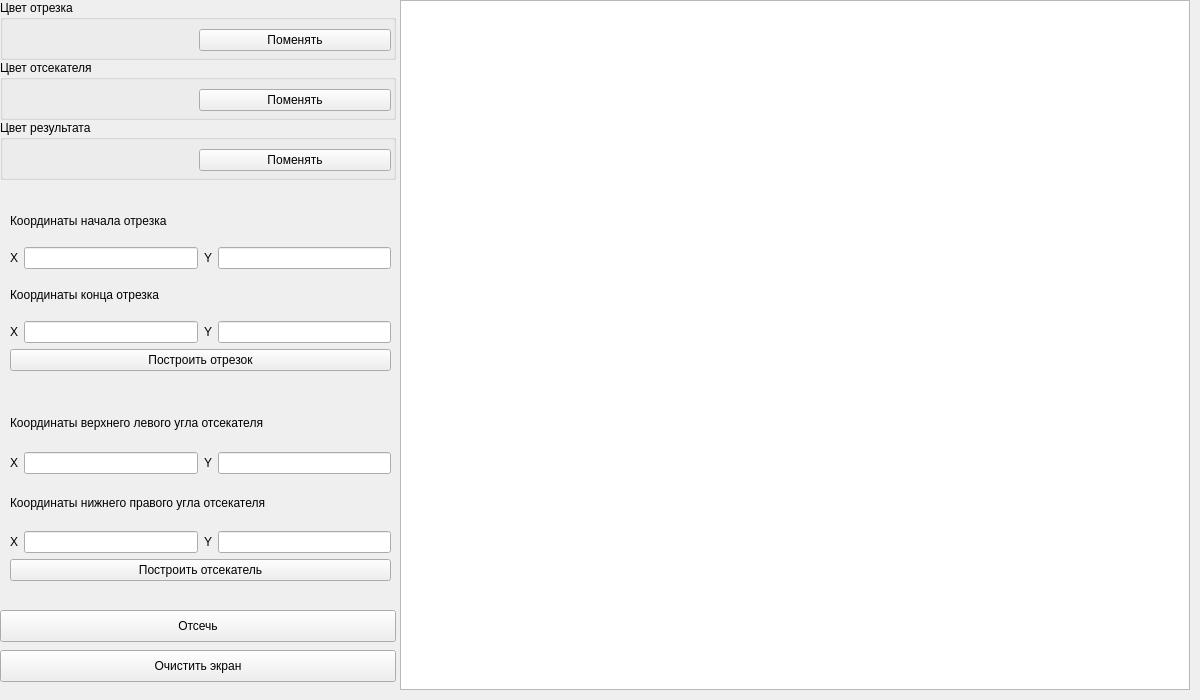
<?xml version="1.0" encoding="UTF-8"?>
<ui version="4.0">
 <class>MainWindow</class>
 <widget class="QMainWindow" name="MainWindow">
  <property name="geometry">
   <rect>
    <x>0</x>
    <y>0</y>
    <width>1200</width>
    <height>700</height>
   </rect>
  </property>
  <property name="windowTitle">
   <string>MainWindow</string>
  </property>
  <widget class="QWidget" name="centralwidget">
   <widget class="QGraphicsView" name="graphicsView">
    <property name="geometry">
     <rect>
      <x>400</x>
      <y>0</y>
      <width>790</width>
      <height>690</height>
     </rect>
    </property>
    <property name="minimumSize">
     <size>
      <width>740</width>
      <height>690</height>
     </size>
    </property>
   </widget>
   <widget class="QGroupBox" name="groupBox">
    <property name="geometry">
     <rect>
      <x>0</x>
      <y>0</y>
      <width>396</width>
      <height>60</height>
     </rect>
    </property>
    <property name="maximumSize">
     <size>
      <width>16777215</width>
      <height>60</height>
     </size>
    </property>
    <property name="title">
     <string>Цвет отрезка</string>
    </property>
    <widget class="QWidget" name="horizontalLayoutWidget_2">
     <property name="geometry">
      <rect>
       <x>0</x>
       <y>20</y>
       <width>391</width>
       <height>41</height>
      </rect>
     </property>
     <layout class="QHBoxLayout" name="horizontalLayout_2">
      <item>
       <widget class="QWidget" name="line_color_preview" native="true"/>
      </item>
      <item>
       <widget class="QPushButton" name="btn_line_color_change">
        <property name="text">
         <string>Поменять</string>
        </property>
       </widget>
      </item>
     </layout>
    </widget>
   </widget>
   <widget class="QGroupBox" name="groupBox_2">
    <property name="geometry">
     <rect>
      <x>0</x>
      <y>60</y>
      <width>396</width>
      <height>60</height>
     </rect>
    </property>
    <property name="maximumSize">
     <size>
      <width>16777215</width>
      <height>60</height>
     </size>
    </property>
    <property name="title">
     <string>Цвет отсекателя</string>
    </property>
    <widget class="QWidget" name="horizontalLayoutWidget_3">
     <property name="geometry">
      <rect>
       <x>0</x>
       <y>20</y>
       <width>391</width>
       <height>41</height>
      </rect>
     </property>
     <layout class="QHBoxLayout" name="horizontalLayout_3">
      <item>
       <widget class="QWidget" name="rect_color_preview" native="true"/>
      </item>
      <item>
       <widget class="QPushButton" name="btn_rect_color_change">
        <property name="text">
         <string>Поменять</string>
        </property>
       </widget>
      </item>
     </layout>
    </widget>
   </widget>
   <widget class="QPushButton" name="btn_cut">
    <property name="geometry">
     <rect>
      <x>0</x>
      <y>610</y>
      <width>396</width>
      <height>32</height>
     </rect>
    </property>
    <property name="text">
     <string>Отсечь</string>
    </property>
   </widget>
   <widget class="QPushButton" name="btn_clear">
    <property name="geometry">
     <rect>
      <x>0</x>
      <y>650</y>
      <width>396</width>
      <height>32</height>
     </rect>
    </property>
    <property name="text">
     <string>Очистить экран</string>
    </property>
   </widget>
   <widget class="QGroupBox" name="groupBox_3">
    <property name="geometry">
     <rect>
      <x>0</x>
      <y>120</y>
      <width>396</width>
      <height>60</height>
     </rect>
    </property>
    <property name="maximumSize">
     <size>
      <width>16777215</width>
      <height>60</height>
     </size>
    </property>
    <property name="title">
     <string>Цвет результата</string>
    </property>
    <widget class="QWidget" name="horizontalLayoutWidget_4">
     <property name="geometry">
      <rect>
       <x>0</x>
       <y>20</y>
       <width>391</width>
       <height>41</height>
      </rect>
     </property>
     <layout class="QHBoxLayout" name="horizontalLayout_4">
      <item>
       <widget class="QWidget" name="result_color_preview" native="true"/>
      </item>
      <item>
       <widget class="QPushButton" name="btn_result_color_change">
        <property name="text">
         <string>Поменять</string>
        </property>
       </widget>
      </item>
     </layout>
    </widget>
   </widget>
   <widget class="QWidget" name="">
    <property name="geometry">
     <rect>
      <x>10</x>
      <y>200</y>
      <width>381</width>
      <height>171</height>
     </rect>
    </property>
    <layout class="QVBoxLayout" name="verticalLayout">
     <item>
      <widget class="QLabel" name="label">
       <property name="text">
        <string>Координаты начала отрезка</string>
       </property>
      </widget>
     </item>
     <item>
      <layout class="QHBoxLayout" name="horizontalLayout_12">
       <item>
        <widget class="QLabel" name="label_6">
         <property name="text">
          <string>X</string>
         </property>
        </widget>
       </item>
       <item>
        <widget class="QLineEdit" name="input_x_s_line"/>
       </item>
       <item>
        <widget class="QLabel" name="label_7">
         <property name="text">
          <string>Y</string>
         </property>
        </widget>
       </item>
       <item>
        <widget class="QLineEdit" name="input_y_s_line"/>
       </item>
      </layout>
     </item>
     <item>
      <widget class="QLabel" name="label_2">
       <property name="text">
        <string>Координаты конца отрезка</string>
       </property>
      </widget>
     </item>
     <item>
      <layout class="QHBoxLayout" name="horizontalLayout_11">
       <item>
        <widget class="QLabel" name="label_4">
         <property name="text">
          <string>X</string>
         </property>
        </widget>
       </item>
       <item>
        <widget class="QLineEdit" name="input_x_e_line"/>
       </item>
       <item>
        <widget class="QLabel" name="label_5">
         <property name="text">
          <string>Y</string>
         </property>
        </widget>
       </item>
       <item>
        <widget class="QLineEdit" name="input_y_e_line"/>
       </item>
      </layout>
     </item>
     <item>
      <widget class="QPushButton" name="btn_add_line">
       <property name="text">
        <string>Построить отрезок</string>
       </property>
      </widget>
     </item>
    </layout>
   </widget>
   <widget class="QWidget" name="">
    <property name="geometry">
     <rect>
      <x>10</x>
      <y>400</y>
      <width>381</width>
      <height>181</height>
     </rect>
    </property>
    <layout class="QVBoxLayout" name="verticalLayout_2">
     <item>
      <widget class="QLabel" name="label_3">
       <property name="text">
        <string>Координаты верхнего левого угла отсекателя</string>
       </property>
      </widget>
     </item>
     <item>
      <layout class="QHBoxLayout" name="horizontalLayout_13">
       <item>
        <widget class="QLabel" name="label_8">
         <property name="text">
          <string>X</string>
         </property>
        </widget>
       </item>
       <item>
        <widget class="QLineEdit" name="input_x_s_rect"/>
       </item>
       <item>
        <widget class="QLabel" name="label_9">
         <property name="text">
          <string>Y</string>
         </property>
        </widget>
       </item>
       <item>
        <widget class="QLineEdit" name="input_y_s_rect"/>
       </item>
      </layout>
     </item>
     <item>
      <widget class="QLabel" name="label_12">
       <property name="text">
        <string>Координаты нижнего правого угла отсекателя</string>
       </property>
      </widget>
     </item>
     <item>
      <layout class="QHBoxLayout" name="horizontalLayout_14">
       <item>
        <widget class="QLabel" name="label_10">
         <property name="text">
          <string>X</string>
         </property>
        </widget>
       </item>
       <item>
        <widget class="QLineEdit" name="input_x_e_rect"/>
       </item>
       <item>
        <widget class="QLabel" name="label_11">
         <property name="text">
          <string>Y</string>
         </property>
        </widget>
       </item>
       <item>
        <widget class="QLineEdit" name="input_y_e_rect"/>
       </item>
      </layout>
     </item>
     <item>
      <widget class="QPushButton" name="btn_add_rect">
       <property name="text">
        <string>Построить отсекатель</string>
       </property>
      </widget>
     </item>
    </layout>
   </widget>
  </widget>
 </widget>
 <resources/>
 <connections/>
</ui>
